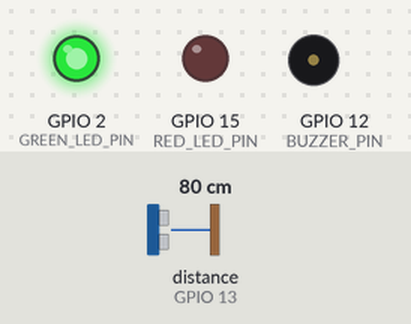
The sketch below on a simulated ESP32. Shown: output pins drawn as LEDs (lit = HIGH), buzzer (waves = sounding, pin HIGH). Wiring (inferred from the names in the program): ultrasonic range finder: trigger GPIO 14; echo GPIO 13. Dashed ring = blinking. The inputs (shaded band) are chosen by the test bench; at power-on: distance to the obstacle (sensor on GPIO 13) 80 cm. The echo pulse lasts 58.3 µs per cm; WiFi joins after 1.5 s; servers stay silent unless stated; uploads are accepted with an empty reply; the camera gives no picture; pins used as bus, display or sensor lines are not drawn; what the sketch prints to the serial monitor is not drawn.

Above: at 1.9 s.
At 3.6 s:
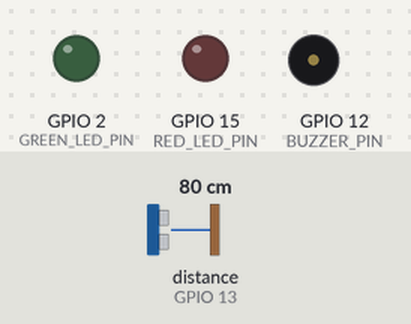
3.7 s: distance to the obstacle (sensor on GPIO 13) set to 53 cm
5.4 s: distance to the obstacle (sensor on GPIO 13) set to 48 cm
At 5.87 s:
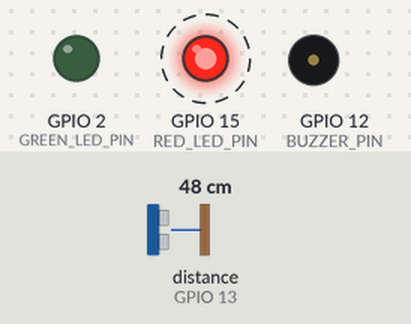
Timing chart, 0 to 8.4 s (numbered marks = the images above; inputs shaded):
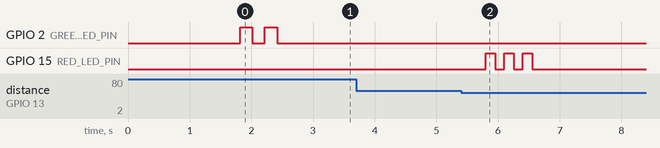

The sketch:

esp32_cam.ino
```cpp
/**
 * esp32_cam.ino
 * =============
 * Smart Door Lock — ESP32-CAM Firmware
 *
 * ARSITEKTUR:
 *   ESP32-CAM (HTTP Client)  →  Raspberry Pi (HTTP Server)
 *   ESP32 BUKAN server. ESP32 mengirim image ke Raspberry Pi.
 *
 * ALUR UTAMA:
 *   Boot → Connect WiFi → Loop:
 *     Baca Ultrasonic
 *     Jika jarak < threshold dan cooldown selesai:
 *       Capture foto
 *       HTTP POST ke Raspberry Pi /recognize
 *       Parse response JSON
 *       ACCEPT → LED Hijau (3 detik)
 *       DENY   → LED Merah + Buzzer (3 detik)
 *       ERROR  → LED Merah blink
 *       Cooldown (8 detik)
 *
 * HARDWARE (AI-Thinker ESP32-CAM):
 *   - GPIO 14 → Ultrasonic TRIG
 *   - GPIO 13 → Ultrasonic ECHO (sensor 3.3V, tidak perlu voltage divider)
 *   - GPIO  2 → LED Hijau (ACCEPT)
 *   - GPIO 15 → LED Merah (DENY)
 *   - GPIO 12 → Buzzer
 *
 * DEPENDENSI:
 *   - Board: ESP32 by Espressif (install di Arduino IDE Board Manager)
 *   - Library: esp_camera (sudah include di ESP32 Arduino package)
 *   - Library: WiFi (sudah include)
 *   - Tidak butuh library tambahan
 *
 * CARA UPLOAD:
 *   1. Pasang jumper GPIO 0 ke GND (boot mode)
 *   2. Upload melalui Arduino IDE
 *   3. Lepas jumper GPIO 0
 *   4. Tekan tombol Reset di ESP32-CAM
 */

#include "config.h"
#include "esp_camera.h"
#include <WiFi.h>

// ============================================================
//  PIN KAMERA — AI-Thinker ESP32-CAM
//  JANGAN UBAH INI — PIN KAMERA SUDAH FIXED DI HARDWARE
// ============================================================
#define PWDN_GPIO_NUM     32
#define RESET_GPIO_NUM    -1    // tidak ada pin reset
#define XCLK_GPIO_NUM      0
#define SIOD_GPIO_NUM     26
#define SIOC_GPIO_NUM     27
#define Y9_GPIO_NUM       35
#define Y8_GPIO_NUM       34
#define Y7_GPIO_NUM       39
#define Y6_GPIO_NUM       36
#define Y5_GPIO_NUM       21
#define Y4_GPIO_NUM       19
#define Y3_GPIO_NUM       18
#define Y2_GPIO_NUM        5
#define VSYNC_GPIO_NUM    25
#define HREF_GPIO_NUM     23
#define PCLK_GPIO_NUM     22

// ============================================================
//  STATE VARIABLES
// ============================================================

// Waktu capture terakhir (untuk cooldown)
unsigned long lastCaptureTime = 0;

// Status cooldown: true = masih dalam cooldown, tidak boleh capture
bool isCooldown = false;

// ============================================================
//  FORWARD DECLARATIONS
// ============================================================
bool initCamera();
float readUltrasonicDistance();
bool sendImageToRaspberryPi(camera_fb_t* fb);
void handleAccept();
void handleDeny();
void handleError();
void ledBlink(int pin, int times, int onMs, int offMs);
void allLedsOff();
void reconnectWiFi();


// ============================================================
//  SETUP
// ============================================================
void setup() {
  Serial.begin(115200);
  Serial.println("\n\n");
  Serial.println("==============================================");
  Serial.println("  Smart Door Lock — ESP32-CAM");
  Serial.println("==============================================");

  // ── Setup pin LED dan Buzzer ──────────────────────────────
  // LED dan buzzer harus LOW saat boot untuk menghindari masalah bootstrapping
  pinMode(GREEN_LED_PIN, OUTPUT);
  pinMode(RED_LED_PIN,   OUTPUT);
  pinMode(BUZZER_PIN,    OUTPUT);
  allLedsOff();

  // ── Setup pin Ultrasonic ──────────────────────────────────
  // TRIG = OUTPUT untuk mengirim pulse trigger
  // ECHO = INPUT untuk membaca pantulan pulse
  pinMode(TRIG_PIN, OUTPUT);
  pinMode(ECHO_PIN, INPUT);
  digitalWrite(TRIG_PIN, LOW);

  // ── Inisialisasi Kamera ───────────────────────────────────
  Serial.println("[INFO] Inisialisasi kamera...");
  if (!initCamera()) {
    Serial.println("[ERROR] Gagal inisialisasi kamera! Restart...");
    // Blink merah 5x sebagai indikator error hardware
    ledBlink(RED_LED_PIN, 5, 200, 200);
    ESP.restart();
  }
  Serial.println("[INFO] Kamera OK");

  // ── Koneksi WiFi ──────────────────────────────────────────
  Serial.print("[INFO] Menghubungkan ke WiFi: ");
  Serial.println(WIFI_SSID);

  WiFi.mode(WIFI_STA);
  WiFi.begin(WIFI_SSID, WIFI_PASSWORD);

  unsigned long wifiStart = millis();
  while (WiFi.status() != WL_CONNECTED) {
    if (millis() - wifiStart > WIFI_TIMEOUT_MS) {
      Serial.println("\n[ERROR] WiFi timeout! Restart...");
      ledBlink(RED_LED_PIN, 10, 100, 100);
      ESP.restart();
    }
    delay(500);
    Serial.print(".");
  }

  Serial.println("\n[INFO] WiFi berhasil terhubung!");
  Serial.print("[INFO] IP ESP32-CAM: ");
  Serial.println(WiFi.localIP());
  Serial.print("[INFO] Target server: http://");
  Serial.print(PI_SERVER_IP);
  Serial.print(":");
  Serial.println(PI_SERVER_PORT);

  // Blink hijau 2x = boot sukses
  ledBlink(GREEN_LED_PIN, 2, 200, 200);

  Serial.println("[INFO] Sistem siap. Menunggu objek...");
  Serial.println("==============================================");
}


// ============================================================
//  LOOP UTAMA
// ============================================================
void loop() {
  // ── Cek koneksi WiFi (auto-reconnect) ────────────────────
  if (WiFi.status() != WL_CONNECTED) {
    Serial.println("[WARN] WiFi terputus. Mencoba reconnect...");
    reconnectWiFi();
  }

  // ── Cek cooldown ──────────────────────────────────────────
  if (isCooldown && (millis() - lastCaptureTime >= COOLDOWN_MS)) {
    isCooldown = false;
    Serial.println("[INFO] Cooldown selesai. Siap mendeteksi.");
  }

  // ── Baca sensor ultrasonik ────────────────────────────────
  float distance = readUltrasonicDistance();

  if (distance > 0 && distance < DETECT_THRESHOLD_CM) {
    // Ada objek dalam jangkauan
    Serial.print("[INFO] Objek terdeteksi! Jarak: ");
    Serial.print(distance);
    Serial.println(" cm");

    if (!isCooldown) {
      // ── Capture image ──────────────────────────────────
      Serial.println("[INFO] Mengambil foto...");

      camera_fb_t* fb = esp_camera_fb_get();
      if (!fb) {
        Serial.println("[ERROR] Gagal capture frame!");
        handleError();
        delay(2000);
        return;
      }

      Serial.print("[INFO] Foto berhasil. Ukuran: ");
      Serial.print(fb->len);
      Serial.println(" bytes");

      // ── Kirim ke Raspberry Pi ──────────────────────────
      Serial.println("[INFO] Mengirim ke Raspberry Pi...");
      bool success = sendImageToRaspberryPi(fb);

      // Lepaskan frame buffer setelah selesai
      esp_camera_fb_return(fb);

      if (!success) {
        Serial.println("[ERROR] Gagal kirim ke Raspberry Pi");
        handleError();
      }

      // ── Aktifkan cooldown ──────────────────────────────
      // Walaupun ada error, tetap cooldown agar tidak loop terus
      lastCaptureTime = millis();
      isCooldown      = true;
      Serial.print("[INFO] Cooldown aktif (");
      Serial.print(COOLDOWN_MS / 1000);
      Serial.println(" detik)");

    } else {
      // Masih dalam cooldown, diam saja
      Serial.println("[INFO] Objek terdeteksi tapi masih cooldown...");
    }
  } else {
    // Tidak ada orang atau jarak terlalu jauh
    // Serial.print("[DEBUG] Jarak: "); Serial.print(distance); Serial.println(" cm");
  }

  // Interval baca sensor
  delay(SENSOR_READ_INTERVAL_MS);
}


// ============================================================
//  FUNGSI: INISIALISASI KAMERA
// ============================================================
/**
 * initCamera()
 * Inisialisasi OV2640 camera modul pada AI-Thinker ESP32-CAM.
 * Pin kamera di-hardcode sesuai skematik AI-Thinker.
 *
 * Mengembalikan true jika berhasil, false jika gagal.
 */
bool initCamera() {
  camera_config_t config;
  config.ledc_channel = LEDC_CHANNEL_0;
  config.ledc_timer   = LEDC_TIMER_0;
  config.pin_d0       = Y2_GPIO_NUM;
  config.pin_d1       = Y3_GPIO_NUM;
  config.pin_d2       = Y4_GPIO_NUM;
  config.pin_d3       = Y5_GPIO_NUM;
  config.pin_d4       = Y6_GPIO_NUM;
  config.pin_d5       = Y7_GPIO_NUM;
  config.pin_d6       = Y8_GPIO_NUM;
  config.pin_d7       = Y9_GPIO_NUM;
  config.pin_xclk     = XCLK_GPIO_NUM;
  config.pin_pclk     = PCLK_GPIO_NUM;
  config.pin_vsync    = VSYNC_GPIO_NUM;
  config.pin_href     = HREF_GPIO_NUM;
  config.pin_sccb_sda = SIOD_GPIO_NUM;
  config.pin_sccb_scl = SIOC_GPIO_NUM;
  config.pin_pwdn     = PWDN_GPIO_NUM;
  config.pin_reset    = RESET_GPIO_NUM;
  config.xclk_freq_hz = 20000000;       // 20MHz clock untuk kamera
  config.pixel_format = PIXFORMAT_JPEG; // Output JPEG langsung dari sensor

  // Kualitas dan resolusi kamera (dari config.h)
  config.frame_size   = CAPTURE_FRAMESIZE;
  config.jpeg_quality = CAPTURE_JPEG_QUALITY;

  // Buffer frame: 2 buffer jika ada PSRAM (memory lebih besar)
  if (psramFound()) {
    config.fb_count = 2;
    config.grab_mode = CAMERA_GRAB_LATEST;
  } else {
    config.fb_count = 1;
  }

  esp_err_t err = esp_camera_init(&config);
  if (err != ESP_OK) {
    Serial.printf("[ERROR] esp_camera_init gagal: 0x%x\n", err);
    return false;
  }

  // Optional: Sesuaikan pengaturan sensor setelah init
  sensor_t* s = esp_camera_sensor_get();
  if (s != NULL) {
    s->set_brightness(s, 0);   // -2 to 2
    s->set_contrast(s, 0);     // -2 to 2
    s->set_saturation(s, 0);   // -2 to 2
    s->set_whitebal(s, 1);     // 0 = disable, 1 = enable auto white balance
    s->set_exposure_ctrl(s, 1); // auto exposure
    s->set_gain_ctrl(s, 1);    // auto gain
    s->set_hmirror(s, 0);      // horizontal flip (set ke 1 jika kamera terbalik)
    s->set_vflip(s, 0);        // vertical flip
  }

  return true;
}


// ============================================================
//  FUNGSI: BACA JARAK ULTRASONIK
// ============================================================
/**
 * readUltrasonicDistance()
 * Membaca jarak dari sensor ultrasonik HC-SR04.
 * Sensor digunakan sebagai trigger agar kamera tidak capture terus-menerus.
 * Hanya jika ada orang di depan sensor, ESP32-CAM akan capture dan kirim.
 *
 * WIRING:
 *   TRIG_PIN (GPIO 14) → TRIG sensor (kirim pulse 10µs)
 *   ECHO_PIN (GPIO 13) → ECHO sensor (terima pulsa balik)
 *   VCC sensor         → 3.3V (sensor versi 3.3V)
 *   GND sensor         → GND
 *
 * Mengembalikan jarak dalam cm, atau -1 jika timeout.
 */
float readUltrasonicDistance() {
  // Pastikan TRIG LOW sebelum mulai
  digitalWrite(TRIG_PIN, LOW);
  delayMicroseconds(2);

  // Kirim pulse HIGH selama 10 mikro detik ke TRIG
  // Ini memicu sensor untuk mengirim pulsa ultrasonik
  digitalWrite(TRIG_PIN, HIGH);
  delayMicroseconds(10);
  digitalWrite(TRIG_PIN, LOW);

  // Baca durasi pulsa ECHO (dalam mikro detik)
  // Timeout 30000µs = 30ms (setara jarak ~515cm, lebih dari jangkauan sensor)
  long duration = pulseIn(ECHO_PIN, HIGH, 30000);

  if (duration == 0) {
    // Tidak ada echo = timeout = tidak ada objek dalam jangkauan
    return SENSOR_NO_ECHO_DISTANCE;
  }

  // Konversi durasi ke jarak:
  // Kecepatan suara ≈ 343 m/s = 0.0343 cm/µs
  // Jarak = (durasi * 0.0343) / 2   (dibagi 2 karena pulsa pergi-pulang)
  float distance = duration * 0.017f;  // cm
  return distance;
}


// ============================================================
//  FUNGSI: KIRIM IMAGE KE RASPBERRY PI
// ============================================================
/**
 * sendImageToRaspberryPi()
 * Mengirim frame JPEG ke Raspberry Pi via HTTP POST multipart/form-data.
 * Raspberry Pi yang melakukan face recognition, bukan ESP32-CAM.
 *
 * Flow:
 *   ESP32-CAM connect ke RPi TCP
 *   → Kirim HTTP POST header
 *   → Kirim multipart boundary + JPEG bytes
 *   → Tunggu response HTTP dari RPi
 *   → Parse response JSON: "ACCEPT" atau "DENY"
 *   → Panggil handleAccept() atau handleDeny()
 *
 * Mengembalikan true jika HTTP request berhasil (walaupun DENY).
 * Mengembalikan false jika koneksi atau network error.
 */
bool sendImageToRaspberryPi(camera_fb_t* fb) {
  WiFiClient client;

  // ── Koneksi TCP ke Raspberry Pi ──────────────────────────
  Serial.print("[INFO] Menghubungkan ke ");
  Serial.print(PI_SERVER_IP);
  Serial.print(":");
  Serial.println(PI_SERVER_PORT);

  if (!client.connect(PI_SERVER_IP, PI_SERVER_PORT)) {
    Serial.println("[ERROR] Gagal connect ke Raspberry Pi!");
    Serial.println("[ERROR] Pastikan RPi menyala dan server berjalan (python app/server.py)");
    client.stop();
    return false;
  }

  // ── Build HTTP multipart/form-data ───────────────────────
  // Format sesuai yang diharapkan Flask di Raspberry Pi:
  //   field name: "image"
  //   filename:   "capture.jpg"
  //   content-type: image/jpeg
  String boundary = "ESP32SmartDoor";
  String head = "--" + boundary + "\r\n"
                "Content-Disposition: form-data; name=\"image\"; filename=\"capture.jpg\"\r\n"
                "Content-Type: image/jpeg\r\n\r\n";
  String tail = "\r\n--" + boundary + "--\r\n";

  // Total panjang konten
  int totalContentLen = head.length() + fb->len + tail.length();

  // ── Kirim HTTP request headers ────────────────────────────
  client.println("POST " + String(RECOGNIZE_ENDPOINT) + " HTTP/1.1");
  client.println("Host: " + String(PI_SERVER_IP));
  client.println("Content-Type: multipart/form-data; boundary=" + boundary);
  client.println("Content-Length: " + String(totalContentLen));
  client.println("Connection: close");
  client.println();  // Baris kosong = akhir header

  // ── Kirim multipart body ──────────────────────────────────
  client.print(head);                 // Multipart boundary + header
  client.write(fb->buf, fb->len);     // JPEG bytes
  client.print(tail);                 // Penutup multipart

  Serial.println("[INFO] Image terkirim, menunggu response...");

  // ── Tunggu response dari Raspberry Pi ─────────────────────
  unsigned long waitStart = millis();
  while (client.available() == 0) {
    if (millis() - waitStart > HTTP_TIMEOUT_MS) {
      Serial.println("[ERROR] HTTP timeout! Raspberry Pi tidak respond.");
      client.stop();
      return false;
    }
    delay(10);
  }

  // ── Baca response HTTP ────────────────────────────────────
  String responseBody = "";
  bool headersDone   = false;
  String headerBuf   = "";

  while (client.available()) {
    String line = client.readStringUntil('\n');

    if (!headersDone) {
      headerBuf += line;
      // Header selesai ketika ada baris kosong (\r\n\r\n)
      if (line == "\r" || line.length() <= 1) {
        headersDone = true;
      }
    } else {
      // Ini adalah body response (JSON)
      responseBody += line;
    }
  }
  client.stop();

  responseBody.trim();
  Serial.print("[INFO] Response Raspberry Pi: ");
  Serial.println(responseBody);

  // ── Parse response JSON ───────────────────────────────────
  // Cari "status" di JSON. Tidak pakai library ArduinoJson agar
  // tidak butuh install library tambahan.
  // Format yang diharapkan: {"status": "ACCEPT", ...} atau {"status": "DENY", ...}
  if (responseBody.indexOf("\"ACCEPT\"") >= 0) {
    // ── WAJAH DIKENALI ─────────────────────────────────────
    // Cari nama dari response: {"name": "Raffi", ...}
    String name = "";
    int nameStart = responseBody.indexOf("\"name\": \"");
    if (nameStart >= 0) {
      nameStart += 9;  // skip past '"name": "'
      int nameEnd = responseBody.indexOf("\"", nameStart);
      if (nameEnd > nameStart) {
        name = responseBody.substring(nameStart, nameEnd);
      }
    }
    Serial.print("[INFO] ACCEPT — Selamat datang, ");
    Serial.println(name.length() > 0 ? name : "pengguna terdaftar");
    handleAccept();

  } else if (responseBody.indexOf("\"DENY\"") >= 0) {
    // ── WAJAH TIDAK DIKENALI ───────────────────────────────
    Serial.println("[INFO] DENY — Wajah tidak dikenali. Akses ditolak.");
    handleDeny();

  } else if (responseBody.indexOf("\"ERROR\"") >= 0) {
    // ── SERVER ERROR ───────────────────────────────────────
    Serial.println("[WARN] ERROR — Raspberry Pi melaporkan error.");
    handleError();

  } else {
    // ── Response tidak dikenali ────────────────────────────
    Serial.println("[WARN] Response tidak dikenali atau format tidak sesuai");
    Serial.println("[DEBUG] Raw response: " + responseBody);
    handleError();
  }

  return true;
}


// ============================================================
//  FUNGSI: HANDLE ACCEPT
// ============================================================
/**
 * handleAccept()
 * Dipanggil ketika Raspberry Pi mengembalikan status ACCEPT.
 * LED Hijau menyala selama ACCESS_RESULT_DURATION ms.
 */
void handleAccept() {
  allLedsOff();

  // LED Hijau ON → menandakan akses diterima
  digitalWrite(GREEN_LED_PIN, HIGH);
  Serial.println("[AKSI] LED Hijau ON — Pintu terbuka (simulasi)");

  delay(ACCESS_RESULT_DURATION);

  // LED Hijau OFF
  digitalWrite(GREEN_LED_PIN, LOW);
  Serial.println("[AKSI] LED Hijau OFF");
}


// ============================================================
//  FUNGSI: HANDLE DENY
// ============================================================
/**
 * handleDeny()
 * Dipanggil ketika Raspberry Pi mengembalikan status DENY.
 * LED Merah + Buzzer menyala selama ACCESS_RESULT_DURATION ms.
 */
void handleDeny() {
  allLedsOff();

  // LED Merah ON + Buzzer ON → menandakan akses ditolak
  digitalWrite(RED_LED_PIN, HIGH);
  digitalWrite(BUZZER_PIN,  HIGH);
  Serial.println("[AKSI] LED Merah + Buzzer ON — Akses ditolak");

  delay(ACCESS_RESULT_DURATION);

  // LED Merah OFF + Buzzer OFF
  digitalWrite(RED_LED_PIN, LOW);
  digitalWrite(BUZZER_PIN,  LOW);
  Serial.println("[AKSI] LED Merah + Buzzer OFF");
}


// ============================================================
//  FUNGSI: HANDLE ERROR
// ============================================================
/**
 * handleError()
 * Dipanggil saat terjadi error (koneksi gagal, server error, dll).
 * LED Merah blink 3x sebagai tanda error.
 */
void handleError() {
  allLedsOff();
  Serial.println("[AKSI] Error — LED Merah blink 3x");
  // Blink 3x dengan cepat
  ledBlink(RED_LED_PIN, 3, 150, 150);
}


// ============================================================
//  FUNGSI UTILITY: LED
// ============================================================

/**
 * allLedsOff()
 * Matikan semua LED dan buzzer.
 * Selalu dipanggil sebelum menyalakan LED baru.
 */
void allLedsOff() {
  digitalWrite(GREEN_LED_PIN, LOW);
  digitalWrite(RED_LED_PIN,   LOW);
  digitalWrite(BUZZER_PIN,    LOW);
}

/**
 * ledBlink()
 * Kedipkan LED sebanyak 'times' kali.
 *
 * pin    : GPIO pin LED
 * times  : jumlah kedipan
 * onMs   : durasi LED menyala (ms)
 * offMs  : durasi LED mati (ms)
 */
void ledBlink(int pin, int times, int onMs, int offMs) {
  for (int i = 0; i < times; i++) {
    digitalWrite(pin, HIGH);
    delay(onMs);
    digitalWrite(pin, LOW);
    if (i < times - 1) delay(offMs);
  }
}


// ============================================================
//  FUNGSI: RECONNECT WIFI
// ============================================================
/**
 * reconnectWiFi()
 * Coba hubungkan kembali ke WiFi jika koneksi terputus.
 * Blink LED merah perlahan selama proses reconnect.
 */
void reconnectWiFi() {
  allLedsOff();
  WiFi.disconnect();
  delay(1000);
  WiFi.begin(WIFI_SSID, WIFI_PASSWORD);

  unsigned long start = millis();
  int attempt = 0;
  while (WiFi.status() != WL_CONNECTED) {
    if (millis() - start > WIFI_TIMEOUT_MS) {
      Serial.println("[ERROR] Reconnect WiFi gagal! Restart...");
      ESP.restart();
    }
    // Blink LED merah perlahan = sedang reconnect
    digitalWrite(RED_LED_PIN, HIGH);
    delay(300);
    digitalWrite(RED_LED_PIN, LOW);
    delay(300);
    attempt++;
    if (attempt % 10 == 0) {
      Serial.println("[INFO] Mencoba reconnect WiFi...");
    }
  }

  Serial.println("[INFO] WiFi reconnect berhasil!");
  Serial.print("[INFO] IP: ");
  Serial.println(WiFi.localIP());
  allLedsOff();
}
```

Source omitted: config.h (4443 bytes)

Measured:
- the behaviour switches between 51 and 50 cm on distance to the obstacle (sensor on GPIO 13) (found by bisection; images 1 and 2)
- after the input at 3.7 s, every drawn part: stays the same
- after the input at 5.4 s, GPIO 15 (RED_LED_PIN): alternates HIGH for 0.15 s and LOW for 0.15 s, 6 changes in all, then stays LOW, starting after 0.40 s
